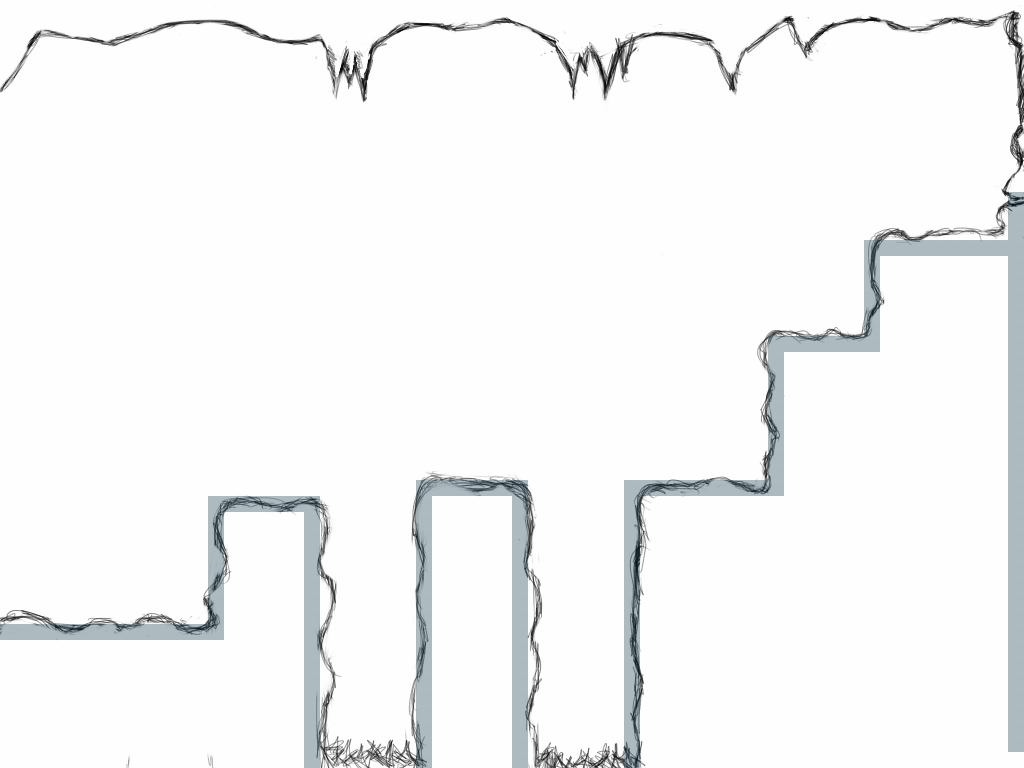

Tiled map render using the project's own tile images. Description and the map definition, with tile-layer contents summarised, below:
An orthogonal 64x48 tile map with 16x16 px tiles, 2 tile layers (layer, collision), 1 image layer and 4 objects (player, dead, gate, text).

<map version="1.0" orientation="orthogonal" width="64" height="48" tilewidth="16" tileheight="16" backgroundcolor="#bfbfbf">
 <tileset firstgid="1" name="tileset" tilewidth="16" tileheight="16">
  <image source="../graphics/tileset.png" trans="ff00ff" width="64" height="64" />
 </tileset>
 <imagelayer name="background" width="64" height="48">
  <image source="../graphics/level2.png" />
 </imagelayer>
 <layer name="layer" width="64" height="48">
  <data>[3072 cells, 0 non-empty, 0 distinct tile ids]</data>
 </layer>
 <layer name="collision" width="64" height="48" opacity="0.32">
  <data>[3072 cells, 176 non-empty, 1 distinct tile ids]</data>
 </layer>
 <objectgroup name="objects" width="64" height="48">
  <object name="player" type="player" x="915" y="119" width="45" height="116">
   <properties>
    <property name="animation" value="idle" />
    <property name="flipped" value="true" />
   </properties>
  </object>
  <object name="dead" type="dead" x="303" y="743" width="347" height="22" />
  <object name="next level" type="gate" x="-4" y="336" width="16" height="286">
   <properties>
    <property name="goto" value="level3" />
   </properties>
  </object>
  <object name="start" type="text" x="291" y="134" width="349" height="134">
   <properties>
    <property name="duration" value="5000" />
    <property name="etype" value="text" />
    <property name="text" value="Where am i.. this cave.. that voice..\nI need to go deeper\nI need answers.." />
    <property name="visible" value="true" />
   </properties>
  </object>
 </objectgroup>
</map>
